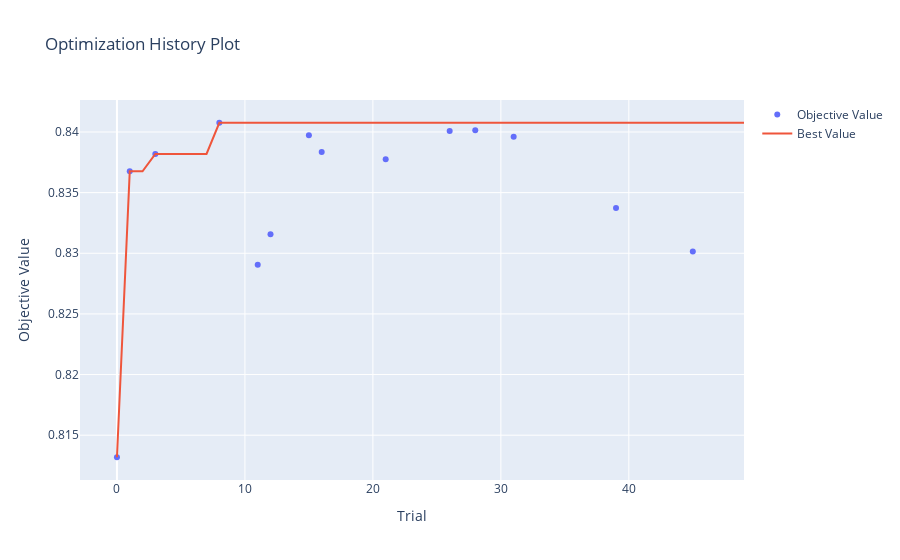
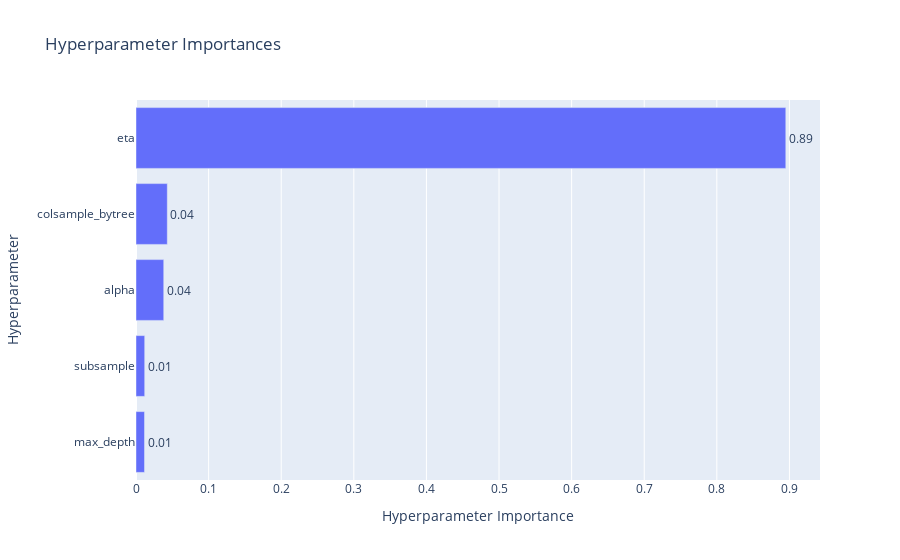

Here is the notebook cell these charts were saved with, in order:
### Code cell
# 1. Best trial summary
best = xgb_study2.best_trial
print(f"✅ Best AUC: {best.value:.6f}")
print("✅ Best Parameters:")
for k, v in best.params.items():
    print(f"  {k}: {v}")

# 2. Trial counts
completed = sum(t.state == optuna.trial.TrialState.COMPLETE for t in xgb_study2.trials)
pruned = sum(t.state == optuna.trial.TrialState.PRUNED for t in xgb_study2.trials)
print(f"\nTrials Completed: {completed}")
print(f"🪓 Trials Pruned:    {pruned}")
print(f"🧮 Total Trials:     {len(xgb_study2.trials)}")

# 3. Optimization history (interactive)
vis.plot_optimization_history(xgb_study2).show()

# 4. Parameter importances (interactive)
vis.plot_param_importances(xgb_study2).show()

vis.plot_slice(xgb_study2).show()

### Figure 1 — Plotly figure (JSON) as saved in the notebook; plotly's stock layout.template omitted (floating-point values rounded to 4 significant figures)
{"data": [{"mode": "markers", "name": "Objective Value", "type": "scatter", "x": [0, 1, 3, 8, 11, 12, 15, 16, 21, 26, 28, 31, 39, 45], "y": [0.8132, 0.8368, 0.8382, 0.8408, 0.8291, 0.8316, 0.8397, 0.8384, 0.8378, 0.8401, 0.8401, 0.8396, 0.8337, 0.8301]}, {"mode": "lines", "name": "Best Value", "type": "scatter", "x": [0, 1, 2, 3, 4, 5, 6, 7, 8, 9, 10, 11, 12, 13, 14, 15, 16, 17, 18, 19, 20, 21, 22, 23, 24, 25, 26, 27, 28, 29, 30, 31, 32, 33, 34, 35, 36, 37, 38, 39, 40, 41, 42, 43, 44, 45, 46, 47, 48, 49], "y": [0.8132, 0.8368, 0.8368, 0.8382, 0.8382, 0.8382, 0.8382, 0.8382, 0.8408, 0.8408, 0.8408, 0.8408, 0.8408, 0.8408, 0.8408, 0.8408, 0.8408, 0.8408, 0.8408, 0.8408, 0.8408, 0.8408, 0.8408, 0.8408, 0.8408, 0.8408, 0.8408, 0.8408, 0.8408, 0.8408, 0.8408, 0.8408, 0.8408, 0.8408, 0.8408, 0.8408, 0.8408, 0.8408, 0.8408, 0.8408, 0.8408, 0.8408, 0.8408, 0.8408, 0.8408, 0.8408, 0.8408, 0.8408, 0.8408, 0.8408]}, {"marker": {"color": "#cccccc"}, "mode": "markers", "name": "Infeasible Trial", "showlegend": false, "type": "scatter", "x": [], "y": []}], "layout": {"title": {"text": "Optimization History Plot"}, "xaxis": {"title": {"text": "Trial"}}, "yaxis": {"title": {"text": "Objective Value"}}}}

### Figure 2 — Plotly figure (JSON) as saved in the notebook; plotly's stock layout.template omitted (floating-point values rounded to 4 significant figures)
{"data": [{"cliponaxis": false, "hovertemplate": ["max_depth (IntDistribution): 0.011729622857722728<extra></extra>", "subsample (FloatDistribution): 0.011981342272558178<extra></extra>", "alpha (FloatDistribution): 0.03820176994508193<extra></extra>", "colsample_bytree (FloatDistribution): 0.043111844505098716<extra></extra>", "eta (FloatDistribution): 0.8949754204195385<extra></extra>"], "name": "Objective Value", "orientation": "h", "text": ["0.01", "0.01", "0.04", "0.04", "0.89"], "textposition": "outside", "type": "bar", "x": [0.01173, 0.01198, 0.0382, 0.04311, 0.895], "y": ["max_depth", "subsample", "alpha", "colsample_bytree", "eta"]}], "layout": {"title": {"text": "Hyperparameter Importances"}, "xaxis": {"title": {"text": "Hyperparameter Importance"}}, "yaxis": {"title": {"text": "Hyperparameter"}}}}
